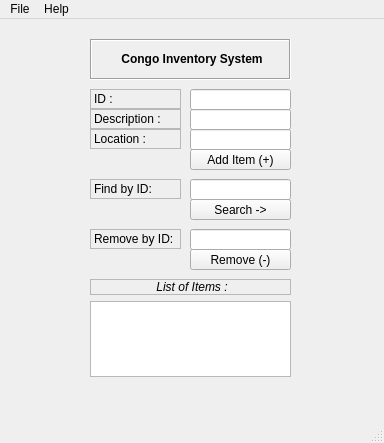
<?xml version="1.0" encoding="UTF-8"?>
<ui version="4.0">
 <class>MainWindow</class>
 <widget class="QMainWindow" name="MainWindow">
  <property name="geometry">
   <rect>
    <x>0</x>
    <y>0</y>
    <width>384</width>
    <height>443</height>
   </rect>
  </property>
  <property name="windowTitle">
   <string>MainWindow</string>
  </property>
  <widget class="QWidget" name="centralwidget">
   <widget class="QLabel" name="RembyID">
    <property name="geometry">
     <rect>
      <x>90</x>
      <y>210</y>
      <width>91</width>
      <height>20</height>
     </rect>
    </property>
    <property name="maximumSize">
     <size>
      <width>16777215</width>
      <height>16777215</height>
     </size>
    </property>
    <property name="frameShape">
     <enum>QFrame::Shape::StyledPanel</enum>
    </property>
    <property name="frameShadow">
     <enum>QFrame::Shadow::Plain</enum>
    </property>
    <property name="text">
     <string>Remove by ID:</string>
    </property>
    <property name="textFormat">
     <enum>Qt::TextFormat::AutoText</enum>
    </property>
    <property name="wordWrap">
     <bool>false</bool>
    </property>
   </widget>
   <widget class="QLineEdit" name="lineRemoveID">
    <property name="geometry">
     <rect>
      <x>190</x>
      <y>210</y>
      <width>101</width>
      <height>21</height>
     </rect>
    </property>
   </widget>
   <widget class="QLabel" name="Title">
    <property name="geometry">
     <rect>
      <x>90</x>
      <y>20</y>
      <width>201</width>
      <height>41</height>
     </rect>
    </property>
    <property name="maximumSize">
     <size>
      <width>16777215</width>
      <height>16777215</height>
     </size>
    </property>
    <property name="frameShape">
     <enum>QFrame::Shape::Box</enum>
    </property>
    <property name="frameShadow">
     <enum>QFrame::Shadow::Sunken</enum>
    </property>
    <property name="text">
     <string>&lt;html&gt;&lt;head/&gt;&lt;body&gt;&lt;p align=&quot;center&quot;&gt;&lt;span style=&quot; font-weight:700;&quot;&gt;Congo Inventory System&lt;/span&gt;&lt;/p&gt;&lt;/body&gt;&lt;/html&gt;</string>
    </property>
    <property name="textFormat">
     <enum>Qt::TextFormat::AutoText</enum>
    </property>
    <property name="wordWrap">
     <bool>false</bool>
    </property>
   </widget>
   <widget class="QWidget" name="verticalLayoutWidget">
    <property name="geometry">
     <rect>
      <x>90</x>
      <y>260</y>
      <width>201</width>
      <height>98</height>
     </rect>
    </property>
    <layout class="QVBoxLayout" name="verticalLayout">
     <item>
      <widget class="QLabel" name="listLabel">
       <property name="maximumSize">
        <size>
         <width>16777215</width>
         <height>16777215</height>
        </size>
       </property>
       <property name="frameShape">
        <enum>QFrame::Shape::StyledPanel</enum>
       </property>
       <property name="frameShadow">
        <enum>QFrame::Shadow::Raised</enum>
       </property>
       <property name="text">
        <string>&lt;html&gt;&lt;head/&gt;&lt;body&gt;&lt;p align=&quot;center&quot;&gt;&lt;span style=&quot; font-style:italic;&quot;&gt;List of Items :&lt;/span&gt;&lt;/p&gt;&lt;/body&gt;&lt;/html&gt;</string>
       </property>
       <property name="textFormat">
        <enum>Qt::TextFormat::AutoText</enum>
       </property>
       <property name="wordWrap">
        <bool>false</bool>
       </property>
      </widget>
     </item>
     <item>
      <widget class="QListWidget" name="ItemList"/>
     </item>
    </layout>
   </widget>
   <widget class="QLabel" name="labelID">
    <property name="geometry">
     <rect>
      <x>90</x>
      <y>70</y>
      <width>91</width>
      <height>20</height>
     </rect>
    </property>
    <property name="maximumSize">
     <size>
      <width>16777215</width>
      <height>16777215</height>
     </size>
    </property>
    <property name="frameShape">
     <enum>QFrame::Shape::StyledPanel</enum>
    </property>
    <property name="frameShadow">
     <enum>QFrame::Shadow::Plain</enum>
    </property>
    <property name="text">
     <string>ID :</string>
    </property>
    <property name="textFormat">
     <enum>Qt::TextFormat::AutoText</enum>
    </property>
    <property name="wordWrap">
     <bool>false</bool>
    </property>
   </widget>
   <widget class="QPushButton" name="clickFind">
    <property name="geometry">
     <rect>
      <x>190</x>
      <y>180</y>
      <width>101</width>
      <height>21</height>
     </rect>
    </property>
    <property name="text">
     <string>Search -&gt;</string>
    </property>
   </widget>
   <widget class="QLabel" name="labelDesc">
    <property name="geometry">
     <rect>
      <x>90</x>
      <y>90</y>
      <width>91</width>
      <height>20</height>
     </rect>
    </property>
    <property name="maximumSize">
     <size>
      <width>16777215</width>
      <height>16777215</height>
     </size>
    </property>
    <property name="frameShape">
     <enum>QFrame::Shape::StyledPanel</enum>
    </property>
    <property name="frameShadow">
     <enum>QFrame::Shadow::Plain</enum>
    </property>
    <property name="text">
     <string>Description :</string>
    </property>
    <property name="textFormat">
     <enum>Qt::TextFormat::AutoText</enum>
    </property>
    <property name="wordWrap">
     <bool>false</bool>
    </property>
   </widget>
   <widget class="QLabel" name="FindbyID">
    <property name="geometry">
     <rect>
      <x>90</x>
      <y>160</y>
      <width>91</width>
      <height>20</height>
     </rect>
    </property>
    <property name="maximumSize">
     <size>
      <width>16777215</width>
      <height>16777215</height>
     </size>
    </property>
    <property name="frameShape">
     <enum>QFrame::Shape::StyledPanel</enum>
    </property>
    <property name="frameShadow">
     <enum>QFrame::Shadow::Plain</enum>
    </property>
    <property name="text">
     <string>Find by ID:</string>
    </property>
    <property name="textFormat">
     <enum>Qt::TextFormat::AutoText</enum>
    </property>
    <property name="wordWrap">
     <bool>false</bool>
    </property>
   </widget>
   <widget class="QLabel" name="label_pic2">
    <property name="geometry">
     <rect>
      <x>300</x>
      <y>10</y>
      <width>71</width>
      <height>71</height>
     </rect>
    </property>
    <property name="text">
     <string/>
    </property>
   </widget>
   <widget class="QLabel" name="labelLoc">
    <property name="geometry">
     <rect>
      <x>90</x>
      <y>110</y>
      <width>91</width>
      <height>20</height>
     </rect>
    </property>
    <property name="maximumSize">
     <size>
      <width>16777215</width>
      <height>16777215</height>
     </size>
    </property>
    <property name="frameShape">
     <enum>QFrame::Shape::StyledPanel</enum>
    </property>
    <property name="frameShadow">
     <enum>QFrame::Shadow::Plain</enum>
    </property>
    <property name="text">
     <string>Location :</string>
    </property>
    <property name="textFormat">
     <enum>Qt::TextFormat::AutoText</enum>
    </property>
    <property name="wordWrap">
     <bool>false</bool>
    </property>
   </widget>
   <widget class="QPushButton" name="clickRemove">
    <property name="geometry">
     <rect>
      <x>190</x>
      <y>230</y>
      <width>101</width>
      <height>21</height>
     </rect>
    </property>
    <property name="text">
     <string>Remove (-)</string>
    </property>
   </widget>
   <widget class="QLineEdit" name="lineDesc">
    <property name="geometry">
     <rect>
      <x>190</x>
      <y>90</y>
      <width>101</width>
      <height>21</height>
     </rect>
    </property>
   </widget>
   <widget class="QLineEdit" name="lineFindID">
    <property name="geometry">
     <rect>
      <x>190</x>
      <y>160</y>
      <width>101</width>
      <height>21</height>
     </rect>
    </property>
   </widget>
   <widget class="QPushButton" name="AddItem">
    <property name="geometry">
     <rect>
      <x>190</x>
      <y>130</y>
      <width>101</width>
      <height>21</height>
     </rect>
    </property>
    <property name="text">
     <string>Add Item (+)</string>
    </property>
   </widget>
   <widget class="QLineEdit" name="lineLoc">
    <property name="geometry">
     <rect>
      <x>190</x>
      <y>110</y>
      <width>101</width>
      <height>21</height>
     </rect>
    </property>
   </widget>
   <widget class="QLineEdit" name="lineID">
    <property name="geometry">
     <rect>
      <x>190</x>
      <y>70</y>
      <width>101</width>
      <height>21</height>
     </rect>
    </property>
   </widget>
   <widget class="QLabel" name="label_pic">
    <property name="geometry">
     <rect>
      <x>10</x>
      <y>310</y>
      <width>71</width>
      <height>91</height>
     </rect>
    </property>
    <property name="text">
     <string/>
    </property>
   </widget>
  </widget>
  <widget class="QMenuBar" name="menubar">
   <property name="geometry">
    <rect>
     <x>0</x>
     <y>0</y>
     <width>384</width>
     <height>21</height>
    </rect>
   </property>
   <widget class="QMenu" name="menuFile">
    <property name="title">
     <string>File</string>
    </property>
    <addaction name="actionExit"/>
   </widget>
   <widget class="QMenu" name="menuHelp">
    <property name="title">
     <string>Help</string>
    </property>
    <addaction name="actionAbout"/>
   </widget>
   <addaction name="menuFile"/>
   <addaction name="menuHelp"/>
  </widget>
  <widget class="QStatusBar" name="statusbar"/>
  <action name="actionExit">
   <property name="text">
    <string>Exit</string>
   </property>
  </action>
  <action name="actionAbout">
   <property name="text">
    <string>About</string>
   </property>
  </action>
 </widget>
 <resources/>
 <connections/>
</ui>
